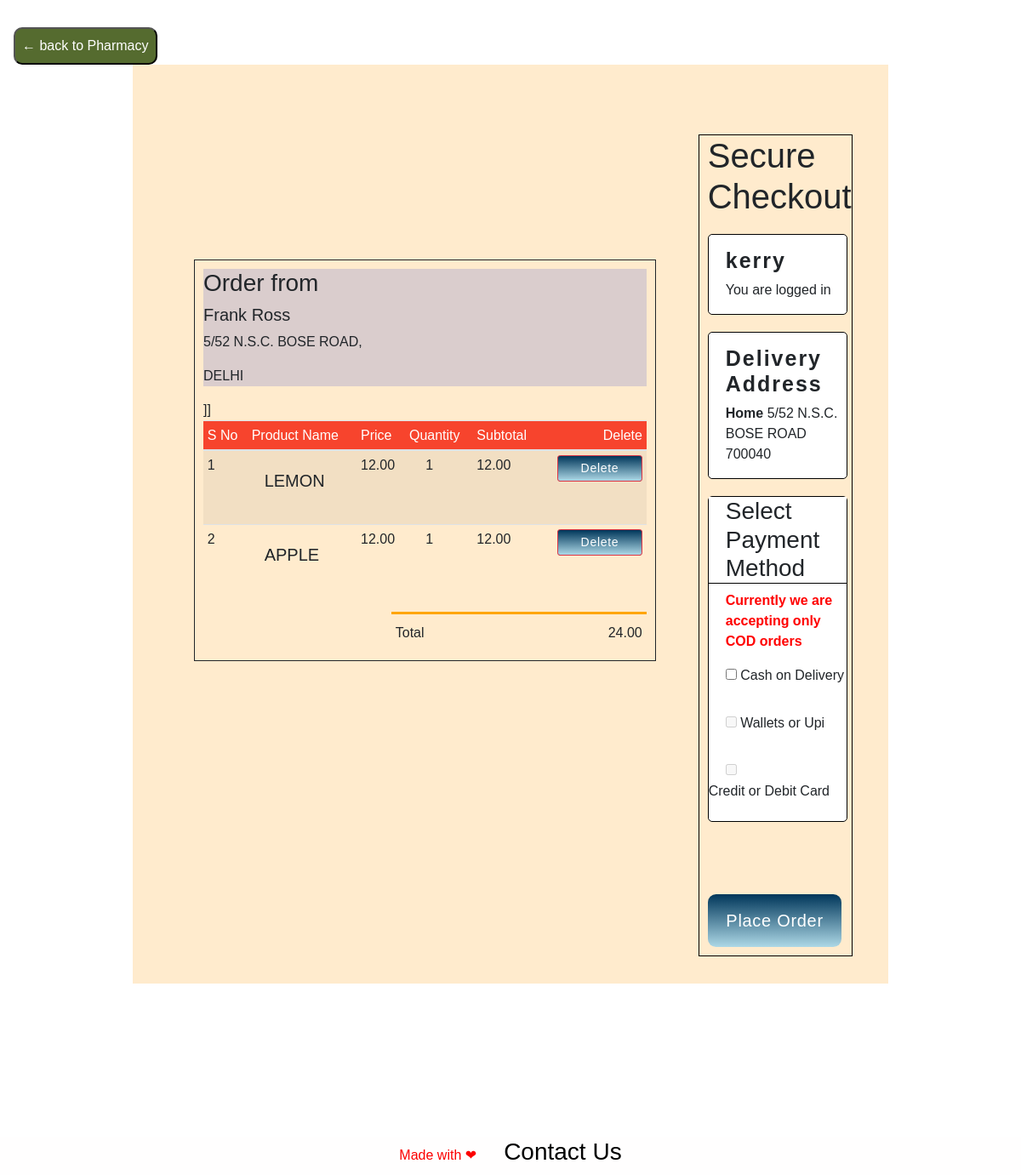
Page /main/2/cart on the committed database.
### doormed/models.py (models this page shows, shortened)
class Register_seller(db.Model, UserMixin):
    id = db.Column(db.Integer, primary_key=True)
    name = db.Column(db.String(80), unique=True, nullable=False)
    email = db.Column(db.String(120), unique=True, nullable=False)
    password = db.Column(db.String(120),  nullable=False)
    number = db.Column(db.String(120), unique=True, nullable=False)
    address = db.Column(db.String(120),  nullable=False)
    city = db.Column(db.String(120),  nullable=False)
    state = db.Column(db.String(120),  nullable=False)
    pincode = db.Column(db.String(120),  nullable=False)
    shop_name = db.Column(db.String(120),  nullable=False)
    bio = db.Column(db.String(120),default= 'Best Shop')
    image = db.Column(db.String(120), nullable = False)
    products = db.relationship('Products', backref='shop', lazy=True, cascade="all,delete")

class Products(db.Model):
    id = db.Column(db.Integer, primary_key=True)
    name = db.Column(db.String(80), unique=False, nullable=False)
    catagory = db.Column(db.String(80), unique=False, nullable=False)
    price = db.Column(db.Numeric(10,2), nullable = False)
    mfg = db.Column(db.String(60), nullable=True)
    description = db.Column(db.Text, nullable=True)
    shop_id = db.Column(db.Integer, db.ForeignKey('register_seller.id'),nullable=False)
    pic = db.Column(db.String, nullable=False)
    cartitems = db.relationship('CartItem', backref='Product')

class CartItem(db.Model):
    id = db.Column(db.Integer,primary_key=True)
    quantity = db.Column(db.Integer, nullable = False, default = 1)
    product_id = db.Column(db.Integer, db.ForeignKey('products.id'))
    customer_id = db.Column(db.Integer, db.ForeignKey('register_user.id'))

class Register_user(db.Model, UserMixin):
    id = db.Column(db.Integer, primary_key=True)
    name = db.Column(db.String(80), unique=False, nullable=False)
    email = db.Column(db.String(120), unique=True, nullable=False)
    address = db.Column(db.String(120),  nullable=False)
    city = db.Column(db.String(80), unique=False, nullable=False)
    pincode = db.Column(db.String(10), unique=False, nullable=False)
    number = db.Column(db.String(80), unique=True, nullable=False)
    password = db.Column(db.String(120), unique=False, nullable=False)
    cartitems1 = db.relationship('CartItem', backref='Customer')

### doormed/cart/routes.py (the view)
@app.route('/main/<int:id>/cart')
def cart(id):
    items = []
    cart1 = []
    user = Register_user.query.filter_by(id=id).first()
    carts = CartItem.query.filter_by(customer_id=id).all()
    if carts:
        for cart in carts:
            item = Products.query.filter_by(id=cart.product_id).first()
            items.append(item)
            cart1.append(cart)
            shop1 = Register_seller.query.filter_by(id = item.shop_id).first()
        return render_template("carts/cart.html",user=user,carts=carts,items=zip(items,cart1), shop = shop1)
    return render_template("carts/cart.html",user=user,carts=carts,items=zip(items,cart1))

### doormed/templates/carts/cart.html (shortened to what this page needs)
{% extends 'base.html' %}
{% block header %}
    <link rel="stylesheet" href="{{url_for('static', filename = 'css/cart.css')}}">
{% endblock %}
{% block content %}
    <div class="top">
        <input action="action" onclick="window.history.go(-1); return false;" type="submit" value="&larr; back to Pharmacy" style="background: darkolivegreen;
        color: white;
        padding: 0.5rem;
        border-radius: 10px;
        margin-left: 1rem;
        margin-top: 2rem;">
    </div>
    <div class="whole">
            <div class="cart">
                {% if shop %}
                <div class="order">
                    <h3>Order from </h3>
                    <h5>{{shop.shop_name}}</h5>
                    <p>{{shop.address}}</p>
                    <p>{{shop.city}}</p>
                </div>
                <table  class="table table-sm table-condensed table-striped table-hover ">
                   <thead>
                    <tr>
                        <th>S No</th>
                        <th>Product Name</th>
                        <th>Price</th>
                        <th>Quantity</th>
                        <th>Subtotal</th>
                        <th>Delete</th>
                    </tr>
                    </thead>
                    <tbody>
                    {% set ns = namespace(sub=0) %}
                    {% for item,ch in items %}
                    <tr>
                        <td>{{loop.index}}</td>
                        <td>
                            <div class="cart-info">
                                <p>{{item.name}}</p>
                            </div>
                        </td>
                        <td>{{item.price}}</td>
                        <td style="padding-left: 1.5rem;">{{ch.quantity}}</td>
                        <td>{{item.price * ch.quantity}}</td>
       {% set ns.sub = ns.sub + (item.price * ch.quantity)%}
                        ]<td><button type="button" class="btn btn-sm btn-danger" data-bs-toggle="modal" data-bs-target="#exampleModal-{{ item.id }}">
                            Delete
                          </button></td>
                    </tr>
                    {% endfor %}
                </tbody>
                </table>
                <div class="total">
                    <table>
                        <tr>
                            <td>Total</td>
                            <td>{{ns.sub}}</td>
                        </tr>
                    </table>
                </div>
            {% else %}
            <h1>Your cart is empty</h1>
            {% endif %}
            </div>
            <div class="checkout">
                <h1>Secure Checkout</h1>
                <div class="box">
                    <h4>{{user.name}}</h4>
                    <p>You are logged in</p>
                </div>
                <div class="box">
                    <h4>Delivery Address</h4>
                    <p><b>Home</b> {{user.address}} {{user.pincode}}</p>
                </div>
                <div class="box box-2 ">
                    <h3>Select Payment Method</h3>
                    <p>Currently we are accepting only COD orders</p>
                    <input type="checkbox" id="COD" name="COD" value="COD" />
                    <label>Cash on Delivery</label><br><br>
                    <input type="checkbox" disabled id="COD" name="COD" value="COD" />
                    <label>Wallets or Upi</label><br><br>
                    <input type="checkbox" disabled id="COD" name="COD" value="COD" />
                    <label>Credit or Debit Card</label>
                </div>
                <button id="order">Place Order</button>
            </div>
            </div>
            <footer style="background-color: rgb(255, 254, 254); color: rgb(252, 0, 0); padding: 0.1rem; display: flex; flex-direction: row; align-items: center; justify-content: center;">Made with &#x2764
                <h3><a href="/contact" style="color: rgb(0, 0, 0); margin-left: 2rem;">Contact Us</a></h3>
                 </footer>
{% endblock %}

### doormed/templates/base.html (shortened to what this page needs)
<!DOCTYPE html>
<html lang="en">
<head>
    <link rel="stylesheet" href="https://stackpath.bootstrapcdn.com/bootstrap/4.5.2/css/bootstrap.min.css">
    <link rel="stylesheet" href="https://cdnjs.cloudflare.com/ajax/libs/font-awesome/5.15.3/css/all.min.css" />
    {% block header %}
    {% endblock %}
</head>
<body>
    {% block content %}
    {% endblock %}
</body>
</html>

### doormed/static/css/cart.css (style rules this page uses)
.cart { margin-left: 40px; margin-top: -150px; width: 70%; border: 1px solid; padding: 10px; height: fit-content; }
.top { display:flex; justify-content: space-between; }
.whole { display: flex; background-color: blanchedalmond; width: 74%; align-items: center; justify-content: center; margin: auto; padding: 2rem; margin-bottom: 180px; }
#COD { margin-left: 20px; }
table { width: 100%; border-collapse: collapse; }
.cart-info { width: 90%; display: flex; }
.order { width: 100%; background-color: rgb(218, 205, 205); }
#order { background-color: red; width: 96%; border-radius: 0.6rem; margin-top: 85px; height: 30px; font-size: 20px; color: white; margin-bottom: 10px; }
th { text-align: left; padding: 5px; color: white; background-color:rgb(247, 68, 45); font-weight: normal; }
td { padding: 10px 5px; }
td p { padding: 15px; font-size: 20px; }
.total { width: 60%; display: flex; float: right; justify-content: flex-end; }
.total table { border-top: 3px solid orange; width: 100%; max-width: 300px; }
td:last-child { text-align: right; }
th:last-child { text-align: right; }
.checkout { border: 1px solid black; width: 22%; margin-top: 50px; margin-left: 50px; margin-right: 10px; padding-right: 5px; padding-left: 10px; }
.box { border: 1px solid black; border-radius: 5px; padding-left: 20px; margin-top: 20px; background-color: #fff; }
.box-2 { padding-left: 0px; padding-bottom: 15px; }
.box-2 p { margin-left: 20px; color: red; font-weight: 800; }
.box h4 { font-size: 25px; font-weight: 600; margin-top: 15px; }
.box-2 h3 { border-bottom: 1px solid black; background-color: #fff; padding-left: 20px; }
body { display: flex; min-height: 90vh; flex-direction: column; background: url("../images/black.jpg"); -webkit-background-size: cover; -moz-background-size: cover; -o-background-size: cover; background-size: cover; font-family: "Montserrat", "Raleway", sans-serif; }
button { width: 100px; margin: auto; color: white; font-size: 20px; padding: 1rem; border-radius: 10px; background: linear-gradient(to top, lightblue, rgb(0, 54, 90)); height: fit-content !important; outline: none; border: none; opacity: 1; letter-spacing: 0.7px; text-transform: capitalize !important; }
h4 { max-width: 80%; margin-top: 55px; font-size: 44px; font-weight: 400; letter-spacing: 2px; animation: animate3 ease 4s; animation-iteration-count: 1; animation-fill-mode: forwards; }

### rows in the picture
Register_seller: shop_name "Frank Ross", address "5/52 N.S.C. BOSE ROAD,", city "DELHI"
Products: name "LEMON", price "12.00", quantity "1", item.price*ch.quantity "12.00"
Products: name "APPLE", price "12.00", quantity "1", item.price*ch.quantity "12.00"
Register_user: name "kerry", address "5/52 N.S.C. BOSE ROAD", pincode "700040"

### other values in the picture
{{ ns.sub }} "24.00"
